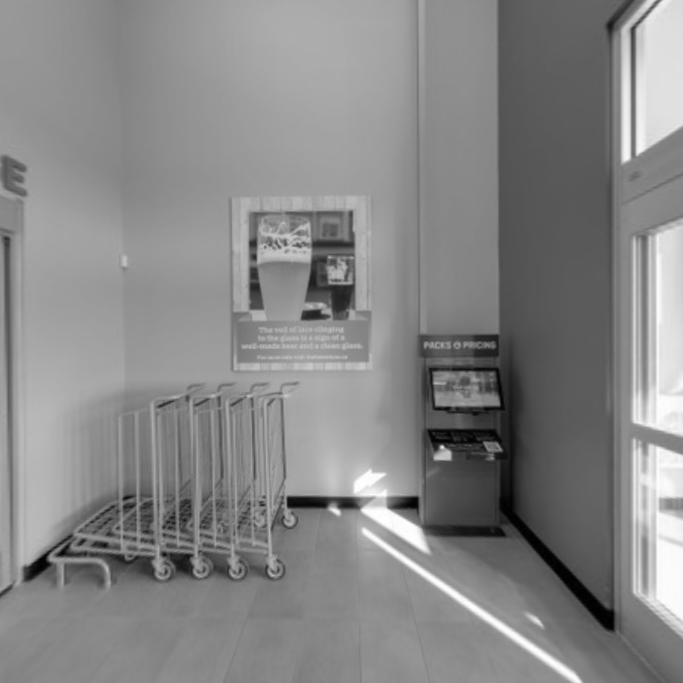
#> input picture reconstruction/example_data/cust_dataset/20180408195734.M0fZTP_thumb_3.png, 2048 x 2048 px, found by its file name (shown at 1/3 size); its folder holds 6 pictures in this run
$ python SFM.py   (Python 2 division)
#> lines starting #> are read from the running program, lines starting #| are printed output that depends on the picture
import cv2 as cv
import numpy as np
from itertools import product
from Classic_SFM_python.util import triangulate, essentialMatrix, points_3d_visualize, cameraPose, keypointColor
import os
# camera intrinsics
f = 720

k = np.eye(3)
k[0][0] = f
k[1][1] = f
k[0][2] = 640
k[1][2] = 360

init_cam = np.array([[1, 0, 0, 0],
                     [0, 1, 0, 0],
                     [0, 0, 1, 0]])
camera_pos = []
camera_pos.append(init_cam)
dir = 'example_data/cust_dataset/'
# place images in this directory
images = os.listdir(dir)

images_A = [
    # './example_data/cust_dataset/20180408195734.M0fZTP_thumb_0.png',
    # './example_data/cust_dataset/20180408195734.M0fZTP_thumb_1.png',
    # './example_data/cust_dataset/20180408195734.M0fZTP_thumb_2.png',
    './example_data/cust_dataset/20180408195734.M0fZTP_thumb_3.png'
]
images_B = [
    # './example_data/cust_dataset/20180408195813.JIwaT2_thumb_0.png',
    # './example_data/cust_dataset/20180408195813.JIwaT2_thumb_1.png',
    # './example_data/cust_dataset/20180408195813.JIwaT2_thumb_2.png',
    './example_data/cust_dataset/20180408195813.JIwaT2_thumb_3.png'
]
images_pairs = product(images_A,images_B)
# images = ['vlcsnap-2020-10-26-10h32m43s388.png',
#           'vlcsnap-2020-10-26-10h32m50s487.png', 'vlcsnap-2020-10-26-10h32m56s617.png']
keypoints = np.empty((0, 3))
pointcolor = np.empty((0, 3))

for images_pair in images_pairs: # loop through images and compare two at a time
    img1_filename, img2_filename = images_pair
    print("matching ",img1_filename,"and",img2_filename)
    img1 = cv.imread(img1_filename, 1)  # queryimage # left image
#> img1 is the input picture: shape (2048, 2048, 3); min 0, max 255, mean 135
    img2 = cv.imread(img2_filename, 1)  # trainimage # right image
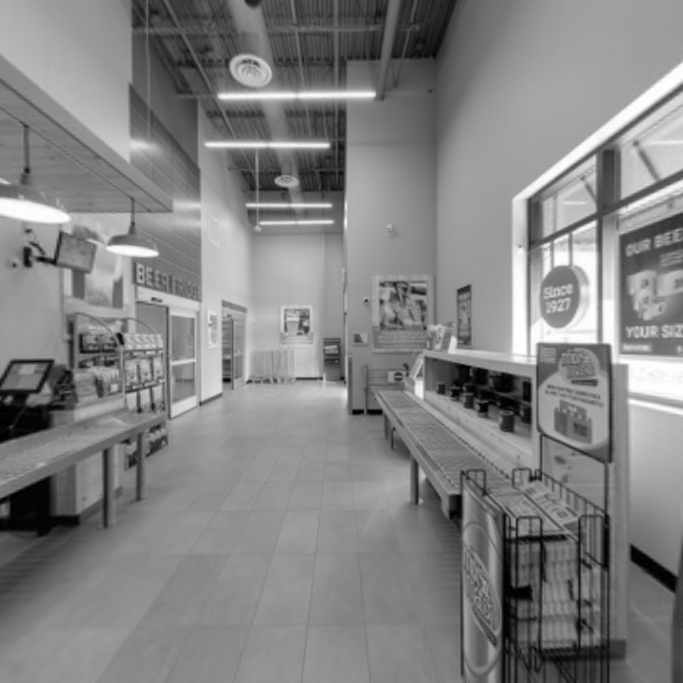
#> input picture reconstruction/example_data/cust_dataset/20180408195813.JIwaT2_thumb_3.png, 2048 x 2048 px, found by its file name (shown at 1/3 size)
#> img2 is the input picture: shape (2048, 2048, 3); min 0, max 255, mean 131
    sift = cv.SIFT_create()
    # akaze = cv.AKAZE_create()
    # find the keypoints and descriptors with SIFT
    kp1, des1 = sift.detectAndCompute(img1, None)
#> kp1 = 995 keypoints; strongest (x, y, size): (1332, 1363, 30.1), (1326, 1341, 8.6), (1047, 1511, 35.9), (118, 1700, 41.1)
    kp2, des2 = sift.detectAndCompute(img2, None)
#> kp2 = 2173 keypoints; strongest (x, y, size): (679, 1140, 16.9), (1495, 1183, 117.5), (973, 436, 20.7), (1825, 468, 53.9)
    # kp1, des1 = akaze.detectAndCompute(img1, None)
    # kp2, des2 = akaze.detectAndCompute(img2, None)
    # FLANN parameters
    FLANN_INDEX_KDTREE = 1
    index_params = dict(algorithm=FLANN_INDEX_KDTREE, trees=5)
    search_params = dict(checks=50)
    # bf = cv.BFMatcher(cv.NORM_HAMMING)
    # matches = bf.knnMatch(des1,des2, k=2)
    flann = cv.FlannBasedMatcher(index_params, search_params)
    matches = flann.knnMatch(des1, des2, k=2)
#> matches = 995 matches
    good = []
    pts1 = []
    pts2 = []
    # filter points that are too far away
    for i, (m, n) in enumerate(matches):
        if m.distance < 0.7 * n.distance:
            good.append(m)
            pts2.append(kp2[m.trainIdx].pt)
            pts1.append(kp1[m.queryIdx].pt)
#> after the loop, good = 23 matches; pts1 = 23 items, first 6: (297.1, 1701.7), (545.6, 1691), (726.4, 991.8), (734.5, 617.6), (765.9, 653.2), (775.1, 947.1); pts2 = 23 items, first 6: (1671.3, 1286.1), (825.7, 1141.7), (848, 1012.5), (848.4, 923.9), (857.9, 931.3), (859.7, 1001.8)

    pts1 = np.int32(pts1)
#> pts1 = 23 rows, first 8: [297, 1701], [545, 1690], [726, 991], [734, 617], [765, 653], [775, 947], [791, 694], [796, 762]
    pts2 = np.int32(pts2)
#> pts2 = 23 rows, first 8: [1671, 1286], [825, 1141], [848, 1012], [848, 923], [857, 931], [859, 1001], [864, 939], [865, 957]
    # get fundamental matrix from matched points
    F, mask = cv.findFundamentalMat(pts1, pts2, cv.FM_LMEDS)
#> F = [[1.12e-07, -1.82e-06, 0.0036], [1.87e-06, -2.76e-07, -0.00443], [-0.00245, 0.0026, 1]]; mask = 23 values, max 1 at index 0, min 0 at index 1, mean 0.652
    if mask is None: continue
    if np.sum(mask) < 10: continue
    # We select only inlier points
    pts1 = pts1[mask.ravel() == 1]
#> pts1 = 15 rows, first 8: [297, 1701], [726, 991], [765, 653], [775, 947], [796, 762], [875, 894], [885, 649], [896, 610]
    pts2 = pts2[mask.ravel() == 1]
#> pts2 = 15 rows, first 8: [1671, 1286], [848, 1012], [857, 931], [859, 1001], [865, 957], [882, 988], [886, 930], [889, 920]
    print("     found ",len(pts1)," points")
#|      found  15  points
    dst = cv.addWeighted(img1, 0.5, img2, 0.5, 5)
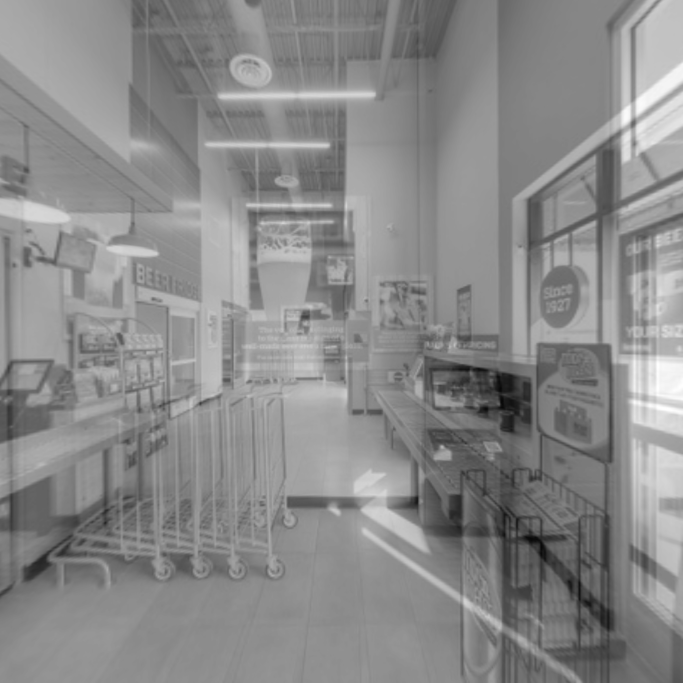
#> dst: shape (2048, 2048, 3) (shown at 1/3 size); min 6, max 255, mean 138

#> (the run stopped early here; a loop or call above may not have finished)
